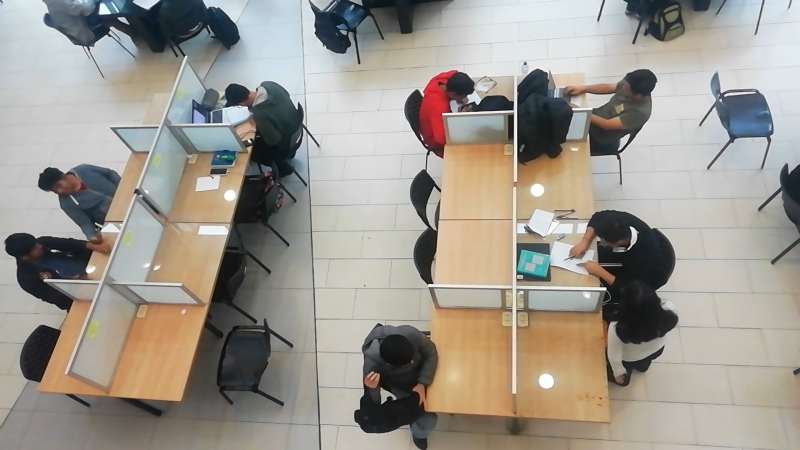
#> input picture deteccion_conteo_espacios_demo-main/biblioteca.jpg, 1600 x 900 px (shown at 1/2 size)
$ python obtener_espacios.py
#> lines starting #> are read from the running program, lines starting #| are printed output that depends on the picture
import cv2
import pickle

img = cv2.imread('biblioteca.jpg')
#> img is the input picture: shape (900, 1600, 3); mean B, G, R 143, 151.6, 156.9

nuevo_tamaño = (720, 480)

# Redimensionar la imagen
img = cv2.resize(img, nuevo_tamaño)
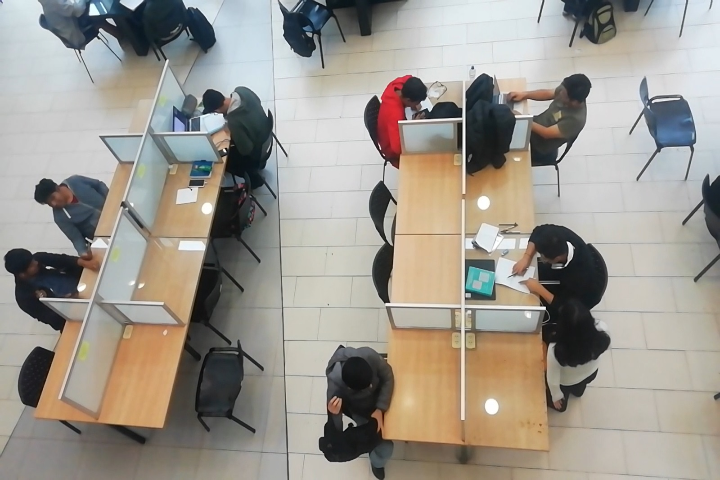
#> img: shape (480, 720, 3); mean B, G, R 142.9, 151.6, 156.8

espacios = []

for x in range(12):
#> (the run stopped early here; a loop or call above may not have finished)
